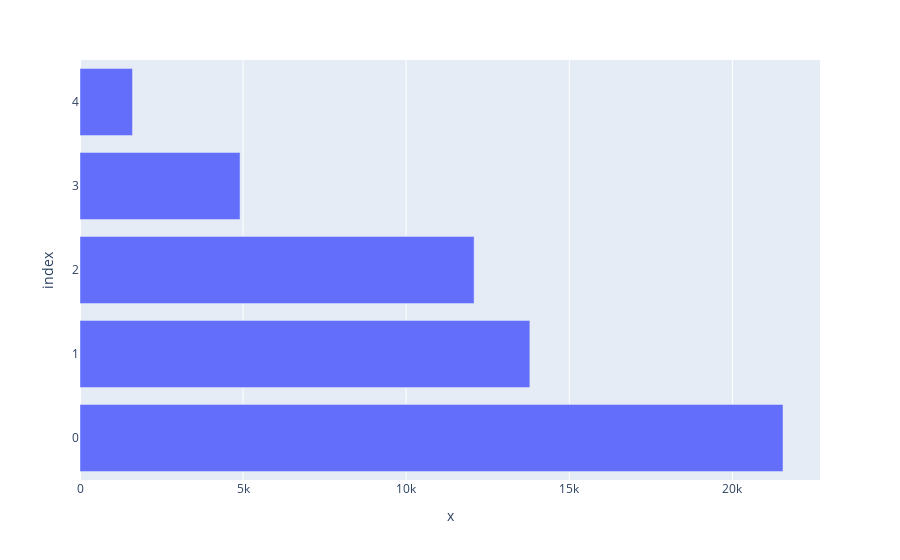

Notebook source saved alongside this figure:
### Code cell
fig = px.bar(cuts.index, cuts.values)
fig.show()

### Figure 1 — Plotly figure (JSON) as saved in the notebook; plotly's stock layout.template omitted (floating-point values rounded to 4 significant figures)
{"data": [{"alignmentgroup": "True", "hovertemplate": "x=%{x}<br>index=%{y}<extra></extra>", "legendgroup": "", "marker": {"color": "#636efa", "pattern": {"shape": ""}}, "name": "", "offsetgroup": "", "orientation": "h", "showlegend": false, "textposition": "auto", "type": "bar", "x": [21551, 13791, 12082, 4906, 1610], "xaxis": "x", "y": [0, 1, 2, 3, 4], "yaxis": "y"}], "layout": {"barmode": "relative", "legend": {"tracegroupgap": 0}, "margin": {"t": 60}, "xaxis": {"anchor": "y", "domain": [0, 1], "title": {"text": "x"}}, "yaxis": {"anchor": "x", "domain": [0, 1], "title": {"text": "index"}}}}
